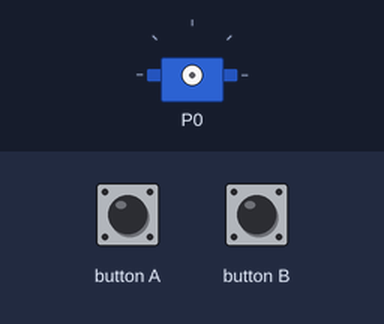
This program was run on a simulated BBC micro:bit running MicroPython. Parts: servo. The inputs (shaded band) are chosen by the test bench. Servo angles are drawn from the pulse width (0.5 ms = 0°, 2.5 ms = 180°).

Above: at 1.2 s.
1.3 s: button B pressed for 1 s
At 3.4 s:
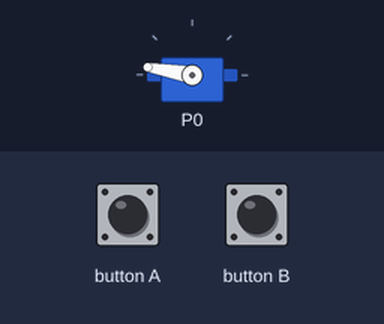
3.8 s: button B pressed for 0.15 s
At 4.7 s:
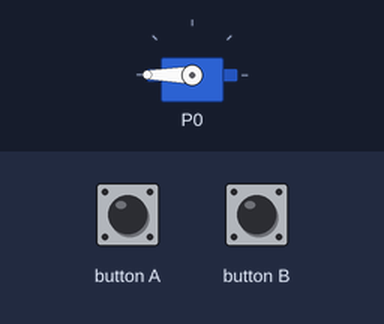
5.4 s: button A pressed for 1 s
At 5.88 s:
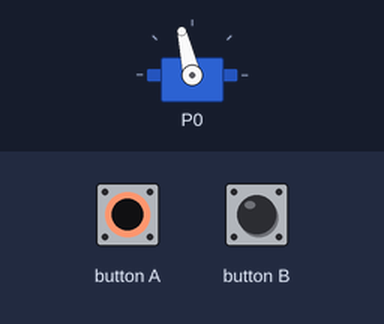
7.9 s: button A pressed for 0.15 s
At 8.4 s:
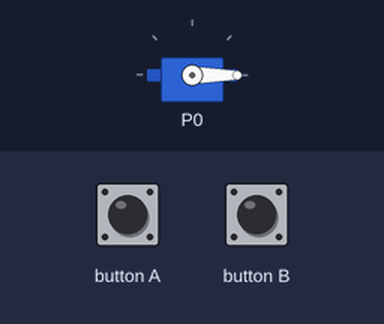
9.5 s: button B pressed for 3.2 s
At 9.66 s:
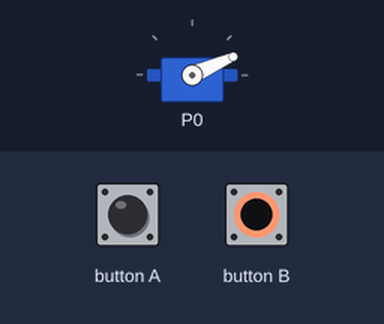
14.2 s: button A pressed for 3.2 s
At 14.98 s:
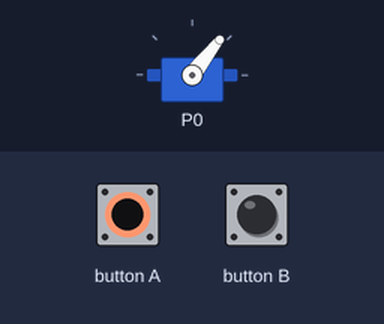
Timing chart, 0 to 17.2 s (numbered marks = the images above; inputs shaded):
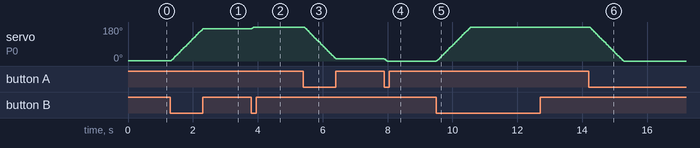

Measured:
- after the input at 1.3 s, servo on P0: moves from 1° to 170° over 0.98 s, starting at once
- after the input at 3.8 s, servo on P0: 170° → 180° at once
- after the input at 5.4 s, servo on P0: moves from 180° to 11° over 0.98 s, starting at once
- after the input at 7.9 s, servo on P0: 11° → 0° at once
- after the input at 9.5 s, servo on P0: moves from 0° to 180° over 1.1 s, starting at once
- after the input at 14.2 s, servo on P0: moves from 180° to 0° over 1.1 s, starting at once

The program:

servo_controlled_by_buttons.py
```python
from microbit import *
# Servo control:
# 50 = ~1 millisecond pulse all right
# 75 = ~1.5 millisecond pulse center
# 100 = ~2.0 millisecond pulse all left


# Configure the analog period to 20 milliseconds (standard for servo motors)
pin0.set_analog_period(20)

# Define minimum and maximum allowed pulse widths
MIN_PULSE = 25   # Minimum safe pulse width
MAX_PULSE = 130  # Maximum safe pulse width

# Initial servo position (close to the minimum position)
motorangle = 25

def angle(num):
    # clamping function, makes sure the number num is always MIN_PULSE < num < MAX_PULSE
    if num < MIN_PULSE:
        num = MIN_PULSE
    if num > MAX_PULSE:
        num = MAX_PULSE
    return num

# Main loop to check button inputs and move the servo
while True:

    if button_a.is_pressed():
        # Button A pressed -> move servo left (decrease angle)
        motorangle -= 1
        goto = angle(motorangle)   # Clamp to valid range
        motorangle = goto          # Update angle
        pin0.write_analog(motorangle)    # Send PWM signal to servo

    elif button_b.is_pressed():
        # Button B pressed -> move servo right (increase angle)
        motorangle += 1
        goto = angle(motorangle)   # Clamp to valid range
        motorangle = goto          # Update angle
        pin0.write_analog(motorangle)    # Send PWM signal to servo

    # Small delay to prevent reading buttons too rapidly
    sleep(10)
```
